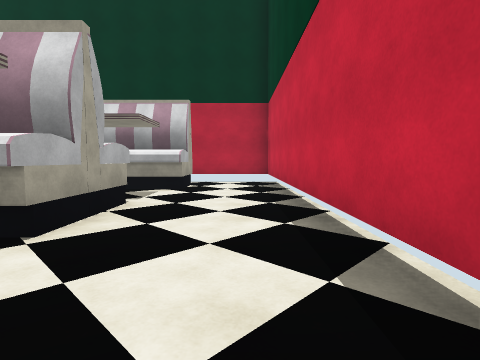
[1] (above)

23 first-person views from a walk through a scene from a Unity 3-D project. The camera is 1.3 m above the floor, tilts 4° down and sees 80° across. The floor is counted in squares, 2 m on a side. Each view is taken from the middle of a square. On the plan, view 1 faces up. The plan holds only what a view shows up to about 9 squares ahead; the rest is blank. Some animated figures are left out. Some surface patterns are stand-ins.

[2]
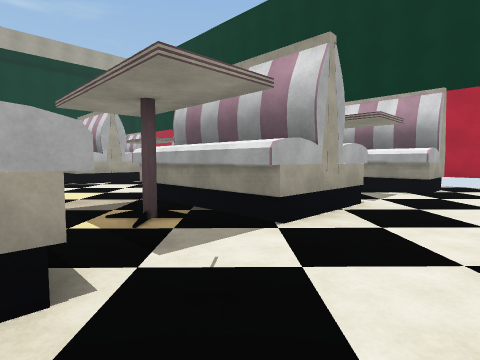

[3]
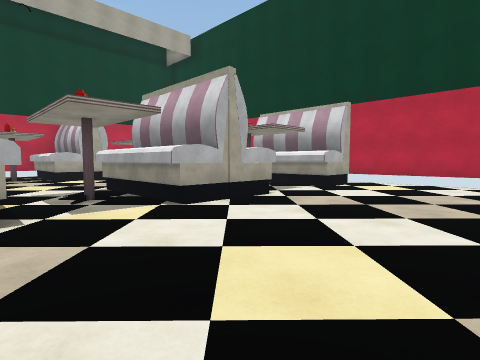

[4]
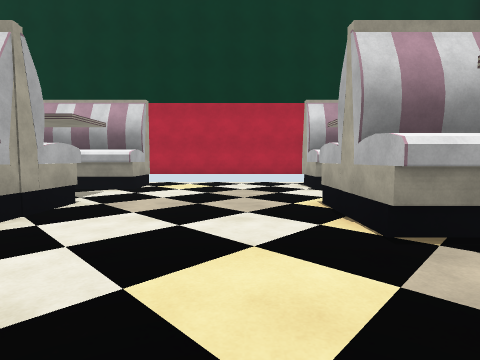

[5]
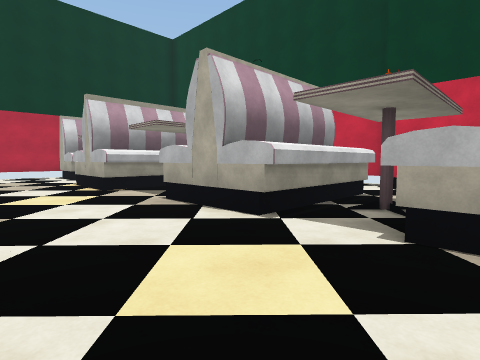

[6]
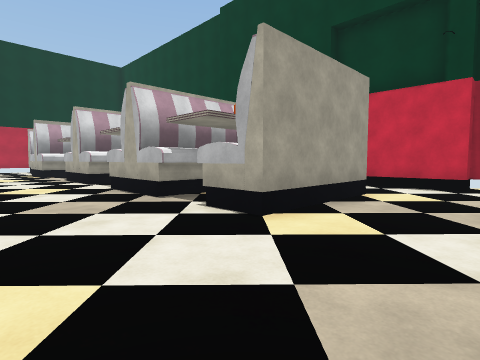

[7]
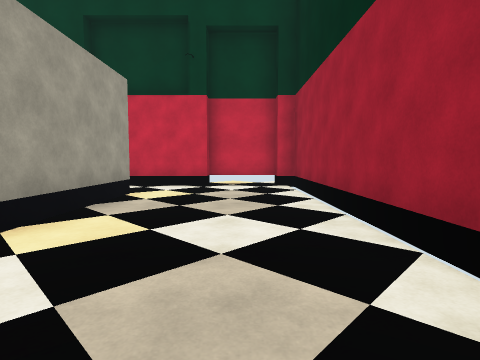

[8]
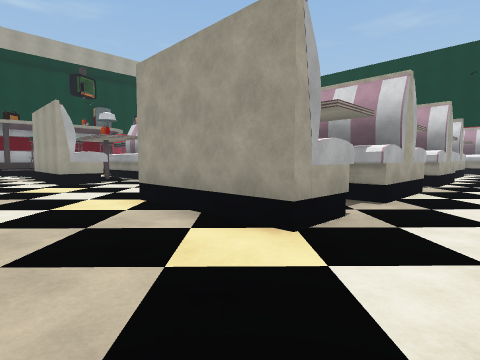

[9]
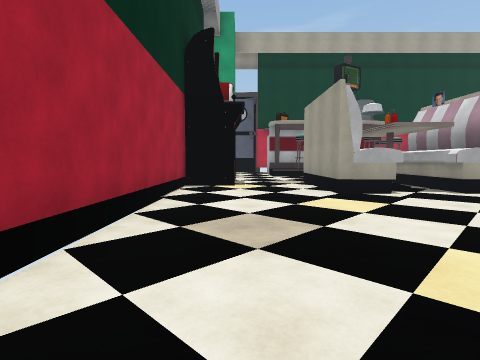

[10]
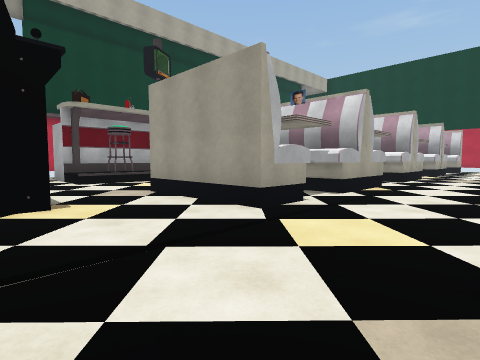

[11]
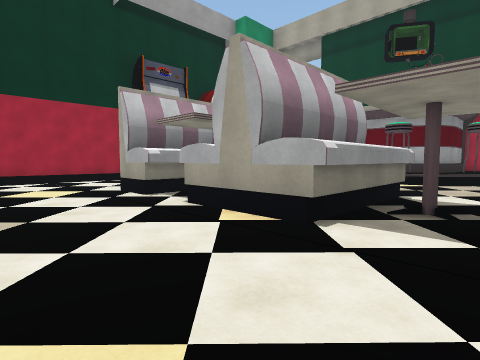

[12]
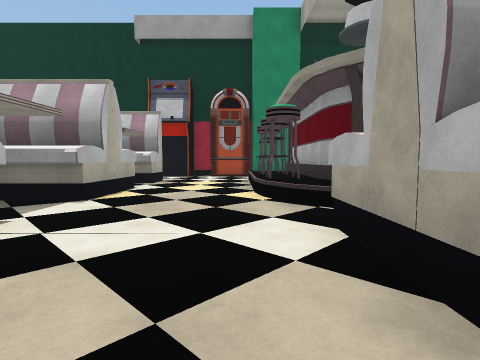

[13]
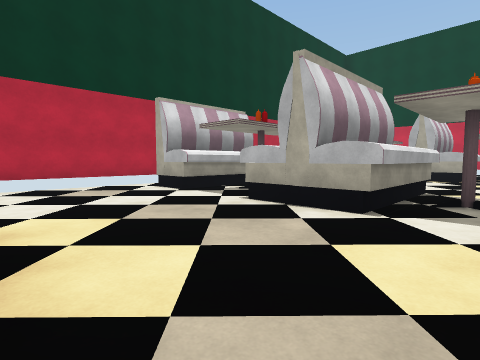

[14]
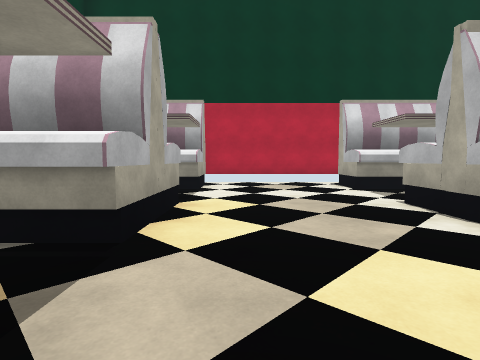

[15]
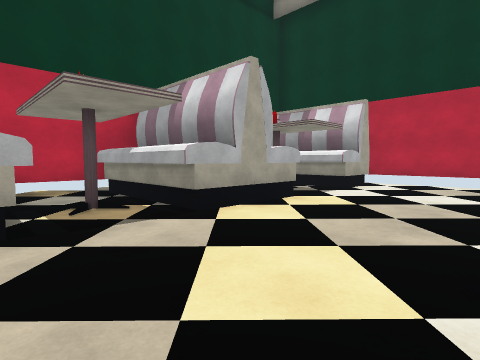

[16]
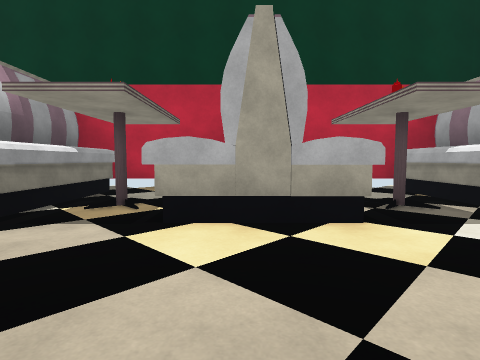

[17]
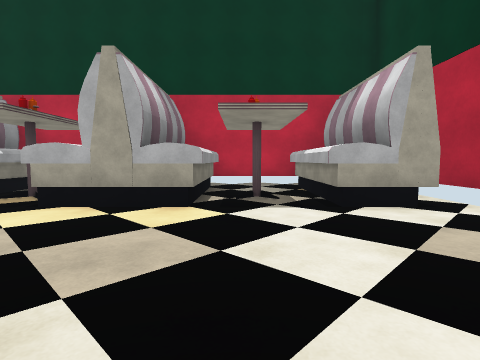

[18]
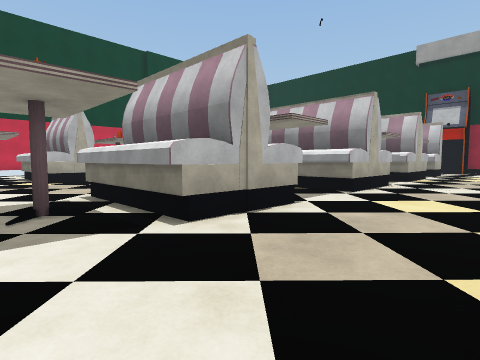

[19]
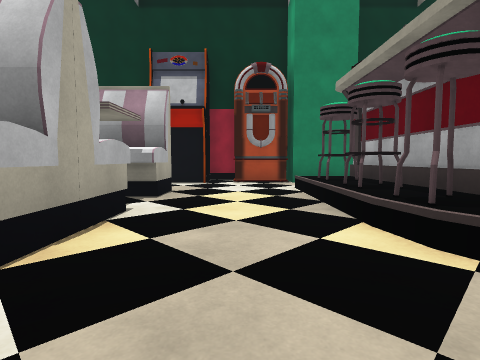

[20]
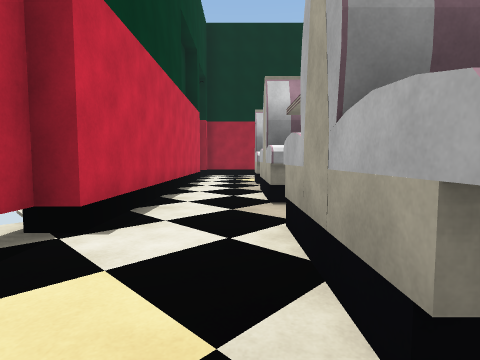

[21]
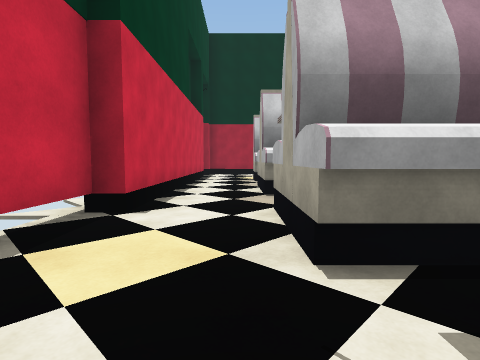

[22]
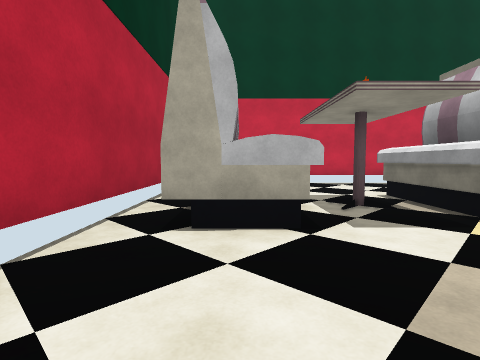

[23]
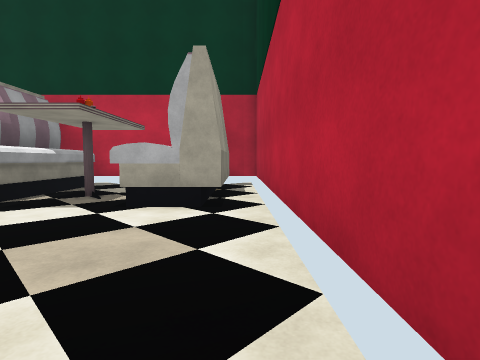

### Floor plan
Points are (right, up) in squares from view 1. A wall is a line through its corners. A room is listed if a view was taken in it or the views show most of it. See-through windows are left out.
Room 1 (views 1, 2, 3, 4, 5, 6, 7, 8, 9, 10, 11, 17, 20, 21, 22, 23)
walls: (-4.5, -1.9) (-4.5, 0.5); (-2.5, 0.3) (-1.5, 0.3) (-1.5, -1.9); (-8.5, 0.5) (-8.5, -1.9); (-1.5, -3.1) (-1.5, -5.4); (-8.5, -3.5) (-8.5, -8.1) (-11.5, -8.1); (-1.7, 2.1) (-4.8, 2.1) (-4.8, 4.5); (-8.5, 2.1) (-11.5, 2.1); (-4.2, 4.4) (-1.7, 4.4) (-1.7, 2.4); (-1.5, -5.6) (-4.5, -5.6) (-4.5, -3.1); (0.8, -1.5) (0.8, 8.4) (-8.9, 8.4); (-1.5, -6.5) (-1.5, -7.9) (-4.5, -7.9) (-4.5, -6.5); (-11.5, 0.3) (-10.1, 0.3); (-4.3, 6.1) (-4.3, 7.7); (-11.5, 4.4) (-8.5, 4.4) (-8.5, 2.4); (-8.5, 7.6) (-8.5, 6.3) (-11.5, 6.3); (-1.3, 7.7) (-1.3, 6.3) (-2.6, 6.3); (0.4, -9.2) (0.4, -1.5); (-10.3, -10.1) (-10.3, -11.4) (0.4, -11.4) (0.4, -11); (0.8, -11) (0.8, -9.2); (-12, -10.4) (-11, -10.4)
low walls: (-3.5, 2.4) (-4.5, 2.4); (-1.7, 2.4) (-2.5, 2.4); (-8.5, 2.4) (-9.5, 2.4); (-1.5, -5.4) (-2.1, -5.4); (-10.5, 2.4) (-11.5, 2.4)
ways out: opening at (-11.3, 6.3) to room 2; opening at (-11, -9) to room 2; opening at (-11, 1) to room 2
objects: table (-10, 2); table (-10, 5); table (-3, -6); table (-3, 2); table (-3, 5)
Room 2 (views 12, 13, 14, 15, 16, 18, 19)
walls: (-11.5, -2.1) (-11.5, 0.3); (-11.5, 2.4) (-11.5, 4.4); (-18, 0.3) (-14.9, 0.3) (-14.9, -2.1); (-16.6, -3.6) (-15.9, -4) (-15.7, -4.4) (-15.6, -4.9) (-15.6, -8.7) (-16.5, -8.7); (-18.4, 2.4) (-18.4, 0.1); (-18, 4.4) (-14.9, 4.4) (-14.9, 2.1) (-18, 2.1); (-11.5, -5.9) (-11.5, -3.5) (-8.5, -3.5); (-11.5, 6.3) (-11.5, 7.6); (-18.4, 6.5) (-18.4, 4.1); (-11.5, -8.1) (-11.5, -7); (-18, 7.7) (-14.9, 7.7) (-14.9, 6.3) (-18, 6.3); (-10.9, 8.4) (-18.1, 8.4); (-18.4, 8.5) (-18.4, 7.8); (-14.5, -10.2) (-14.5, -10.9); (-16.2, -10.4) (-12.8, -10.4)
low walls: (-15.4, -2.8) (-14.8, -3.3) (-14.4, -4.1); (-14.4, -4) (-14.3, -4.8); (-15.4, 7.5) (-14.9, 7.5)
ways out: opening at (-11.3, 6.3) to room 1; opening at (-11, -9) to room 1; opening at (-11, 1) to room 1; opening at (-15.5, -9.5)
objects: table (-16, 1); table (-16, 5)

Where each view was taken, in squares from view 1:
view 1: 0 up, 0 right, facing up
view 2: 0 up, 0 right, facing up-left
view 3: 0 up, 5 left, facing up-left
view 4: 0 up, 6 left, facing up
view 5: 4 down, 7 left, facing up-right
view 6: 10 down, 7 left, facing up-right
view 7: 10 down, 7 left, facing right
view 8: 10 down, 0 right, facing up-left
view 9: 10 down, 3 left, facing left
view 10: 11 down, 6 left, facing up-left
view 11: 2 down, 6 left, facing down-left
view 12: 1 up, 14 left, facing down
view 13: 1 up, 15 left, facing up-right
view 14: 0 up, 14 left, facing up
view 15: 0 up, 12 left, facing up-left
view 16: 3 up, 12 left, facing left
view 17: 5 up, 11 left, facing left
view 18: 6 up, 14 left, facing down-right
view 19: 2 down, 13 left, facing down
view 20: 1 up, 1 left, facing down
view 21: 2 up, 1 left, facing down
view 22: 7 up, 7 left, facing right
view 23: 8 up, 11 left, facing left
